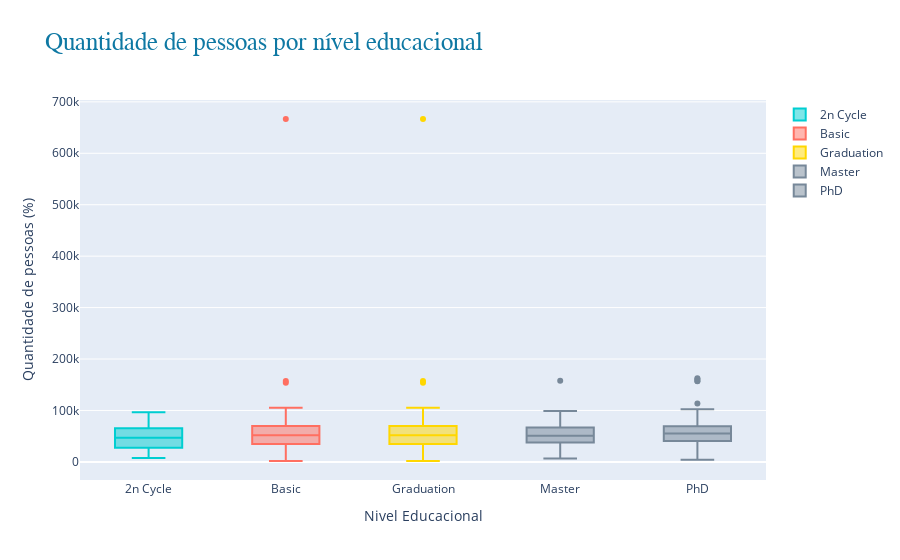

The cell this chart's notebook holds for it:
### Markdown cell above
Por fim, vamos falar sobre o Boxplot! Esse gráfico tão importante quando falamos de análise de outliers e da distribuição dos dados, no sentido de percentis.

Para exemplificar, vamos utilizar a variável Income, que representa o salário das pessoas. Na verdade, vou plotar o boxplot do salário das pessoas por nível educacional!

### Code cell
# Criando o Gráfico com o graph_objs
boxplot_2ncycle = go.Box(
    y= df.loc[df['Education'] == '2n Cycle', 'Income'],
    marker = {'color': '#00CED1'}, name = '2n Cycle'
)

boxplot_basic = go.Box(
    y= df.loc[df['Education'] == 'Graduation', 'Income'],
    marker = {'color': '#FF6F61'}, name = 'Basic'
)

boxplot_graduation = go.Box(
    y = df.loc [df['Education'] == 'Graduation', 'Income'],
    marker = { 'color': '#FFD700'}, name = 'Graduation'
)

boxplot_master = go.Box(
    y = df.loc[df['Education'] == 'Master', 'Income'],
    marker= {'color': '#778899'}, name = 'Master'
)

boxplot_pdh = go.Box (
    y= df.loc[df['Education'] == 'PhD', 'Income'],
    marker = {'color': '#778899'}, name = 'PhD'
)

#definindo Layout

layout = go.Layout (
    title = ' Quantidade de pessoas por nível educacional',
    #configurações do título
    title_font= {'family':'Gotham', 'size':25, 'color': '#0e78a3'},
    xaxis = { 'title': 'Nivel Educacional'},
    yaxis = { 'title': 'Quantidade de pessoas (%)'},
    barmode = 'stack'
)

# Criando a figura
fig =  go.Figure(
    data = [ boxplot_2ncycle, boxplot_basic, boxplot_graduation, boxplot_master, boxplot_pdh],
    layout= layout
)

#plotando o gráfico
py.iplot(fig)

### Figure 1 — Plotly figure (JSON) as saved in the notebook; plotly's stock layout.template omitted (floating-point values rounded to 4 significant figures; data arrays with more than 128 entries replaced by an {"elided": "..."} marker saying what was removed)
{"data": [{"marker": {"color": "#00CED1"}, "name": "2n Cycle", "type": "box", "y": {"elided": "203 int values"}}, {"marker": {"color": "#FF6F61"}, "name": "Basic", "type": "box", "y": {"elided": "1127 int values"}}, {"marker": {"color": "#FFD700"}, "name": "Graduation", "type": "box", "y": {"elided": "1127 int values"}}, {"marker": {"color": "#778899"}, "name": "Master", "type": "box", "y": {"elided": "370 int values"}}, {"marker": {"color": "#778899"}, "name": "PhD", "type": "box", "y": {"elided": "486 int values"}}], "layout": {"barmode": "stack", "title": {"font": {"color": "#0e78a3", "family": "Gotham", "size": 25}, "text": " Quantidade de pessoas por nível educacional"}, "xaxis": {"title": {"text": "Nivel Educacional"}}, "yaxis": {"title": {"text": "Quantidade de pessoas (%)"}}}}
